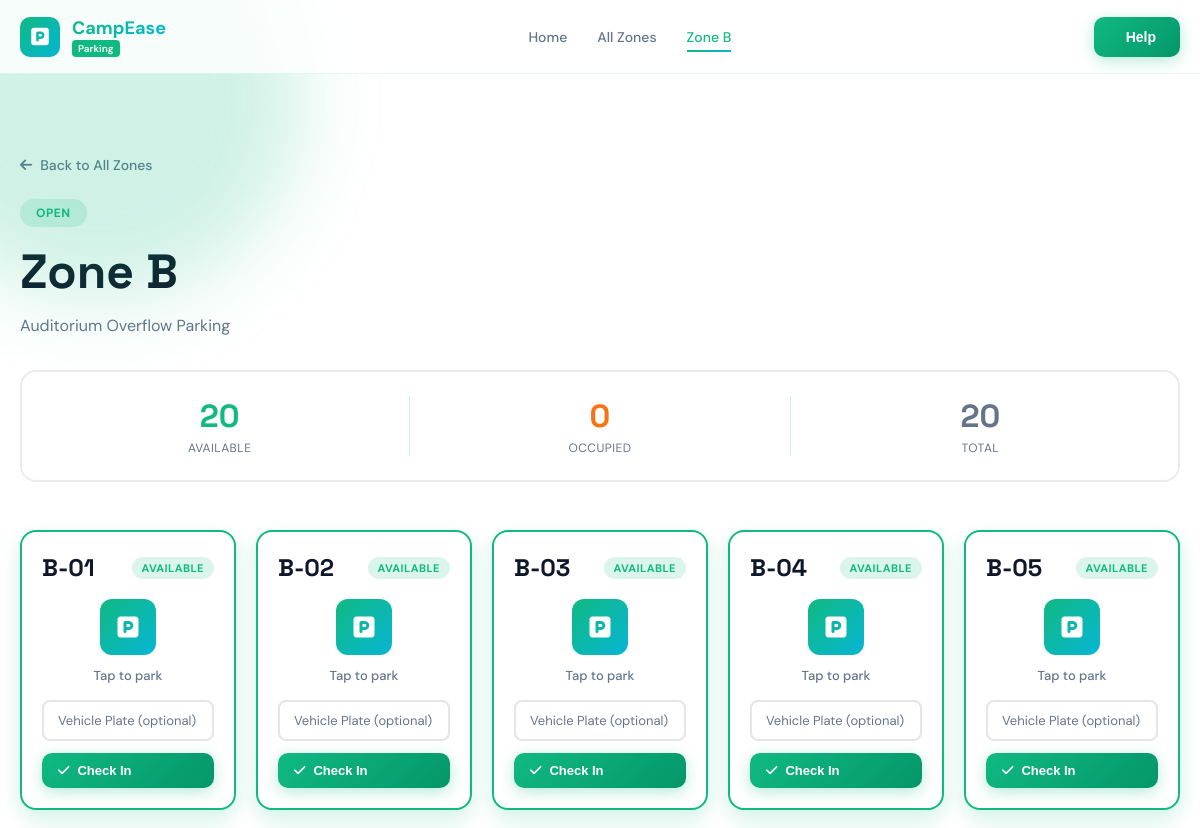
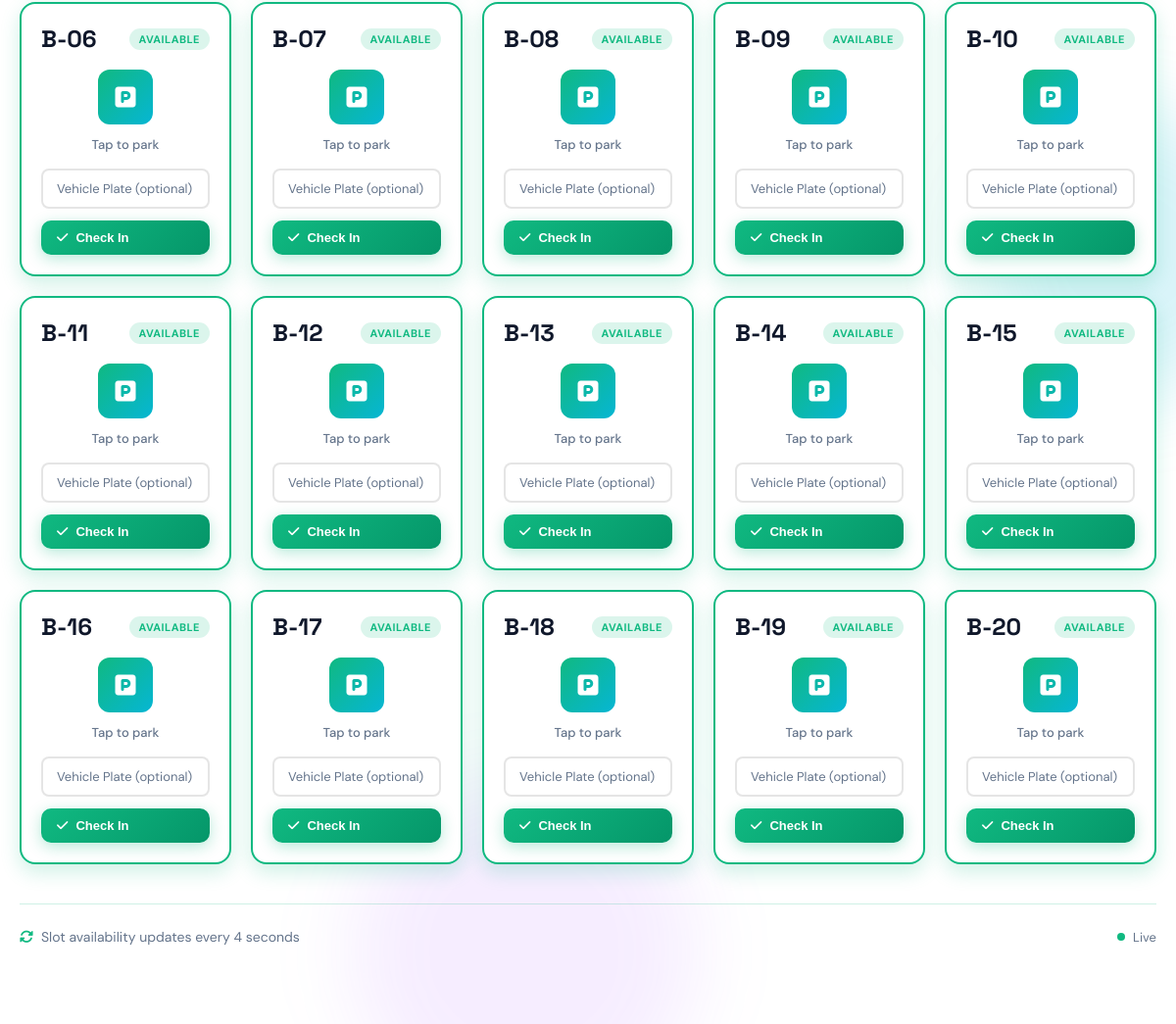
Page /parking/zone/4/ on the committed database (2 pictures, top to bottom).
### App/models.py (models this page shows, shortened)
class ParkingZone(models.Model):
    STATUS_CHOICES = [
        ('open',    'Open'),
        ('filling', 'Filling'),
        ('full',    'Full'),
        ('closed',  'Closed'),
    ]
    name             = models.CharField(max_length=100)
    description      = models.CharField(max_length=255, blank=True)
    capacity         = models.PositiveIntegerField(default=50)
    status           = models.CharField(max_length=10, choices=STATUS_CHOICES, default='open')
    latitude         = models.FloatField(default=0.0, help_text="Zone GPS latitude. Update to real value.")
    longitude        = models.FloatField(default=0.0, help_text="Zone GPS longitude. Update to real value.")
    manual_override  = models.BooleanField(default=False)
    override_status  = models.CharField(max_length=10, choices=STATUS_CHOICES, blank=True, null=True)
    created_at       = models.DateTimeField(auto_now_add=True)
    updated_at       = models.DateTimeField(auto_now=True)
    def occupied_count(self):
        return self.slots.filter(status='occupied').count()
    def available_count(self):
        return self.slots.filter(status='available').count()
    class Meta:
        ordering = ['name']

class ParkingSlot(models.Model):
    STATUS_CHOICES = [
        ('available', 'Available'),
        ('occupied',  'Occupied'),
        ('reserved',  'Reserved'),
        ('blocked',   'Blocked'),
    ]
    zone            = models.ForeignKey(ParkingZone, on_delete=models.CASCADE, related_name='slots')
    slot_number     = models.CharField(max_length=10)
    status          = models.CharField(max_length=10, choices=STATUS_CHOICES, default='available')
    occupied_by     = models.ForeignKey(User, on_delete=models.SET_NULL, null=True, blank=True)
    occupied_at     = models.DateTimeField(null=True, blank=True)
    auto_release_at = models.DateTimeField(null=True, blank=True)
    session_token   = models.CharField(max_length=64, blank=True, null=True)
    vehicle_plate   = models.CharField(max_length=20, blank=True, null=True)
    updated_at      = models.DateTimeField(auto_now=True)
    class Meta:
        ordering = ['zone', 'slot_number']
        unique_together = ['zone', 'slot_number']

### App/views.py (the view)
# urls.py: path('zone/<int:zone_id>/', views.zone_detail, name='zone_detail'),
def zone_detail(request, zone_id):
    _release_expired_slots()
    zone        = get_object_or_404(ParkingZone, id=zone_id)
    slots       = zone.slots.all().order_by('slot_number')
    active_slot = _get_active_slot(request)
    return render(request, 'zone_detail.html', {
        'zone':        zone,
        'slots':       slots,
        'active_slot': active_slot,
    })

### App/views.py (called while the page is built)
def _get_active_slot(request):
    token = request.session.get(SESSION_KEY)
    if not token:
        return None
    return ParkingSlot.objects.filter(session_token=token, status='occupied').first()

def _release_expired_slots():
    expired = ParkingSlot.objects.filter(
        status='occupied',
        auto_release_at__lt=timezone.now()
    )
    for slot in expired:
        slot.check_out()

### templates/zone_detail.html (shortened to what this page needs)
{% load static %}
<!DOCTYPE html>
<html lang="en">
<head>
    <link rel="stylesheet" href="https://cdnjs.cloudflare.com/ajax/libs/font-awesome/6.5.0/css/all.min.css">
    <link rel="stylesheet" href="{% static 'css/index.css' %}">
    <link rel="stylesheet" href="{% static 'css/parking.css' %}">
    <link rel="stylesheet" href="{% static 'css/zone_detail.css' %}">
</head>
<body>
    <div class="bg-orbs">
        <div class="orb orb-1"></div>
        <div class="orb orb-3"></div>
    </div>
    <nav class="site-nav">
        <div class="container">
            <div class="nav-inner">
                <a href="/" class="nav-logo">
                    <div class="nav-logo-mark">
                        <i class="fa-solid fa-square-parking"></i>
                    </div>
                    <div class="logo-text">
                        <span class="logo-main">CampEase</span>
                        <span class="logo-badge">Parking</span>
                    </div>
                </a>
                <div class="nav-links-wrap">
                    <a href="/" class="nav-link">Home</a>
                    <a href="/parking/" class="nav-link">All Zones</a>
                    <a href="/parking/zone/{{ zone.id }}/" class="nav-link active">{{ zone.name }}</a>
                </div>
                <div class="nav-actions">
                    <button class="btn btn-primary"> Help</button>
                </div>
            </div>
        </div>
    </nav>
    <section id="zone-detail">
        <div class="container">
            <div class="zone-header">
                <div class="zone-breadcrumb">
                    <a href="/parking/" class="breadcrumb-link">
                        <i class="fa-solid fa-arrow-left"></i> Back to All Zones
                    </a>
                </div>
                <div class="zone-title-section">
                    <div class="zone-badge status-{{ zone.status }}">
                        {{ zone.get_status_display }}
                    </div>
                    <h1 class="zone-title">{{ zone.name }}</h1>
                    <p class="zone-description">{{ zone.description|default:"Parking zone in Redemption City" }}</p>
                </div>
                <div class="zone-stats">
                    <div class="zone-stat">
                        <div class="stat-value available" id="zone-available">{{ zone.available_count }}</div>
                        <div class="stat-label">Available</div>
                    </div>
                    <div class="zone-stat">
                        <div class="stat-value occupied" id="zone-occupied">{{ zone.occupied_count }}</div>
                        <div class="stat-label">Occupied</div>
                    </div>
                    <div class="zone-stat">
                        <div class="stat-value total" id="zone-total">{{ zone.slots.count }}</div>
                        <div class="stat-label">Total</div>
                    </div>
                </div>
            </div>
            <div class="slots-grid" id="slots-grid">
                {% for slot in slots %}
                <div class="slot-card status-{{ slot.status }} {% if slot.session_token == request.session.parking_session_token %}is-mine{% endif %}"
                     data-slot-id="{{ slot.id }}"
                     data-slot-number="{{ slot.slot_number }}">
                    {% if slot.status == 'available' and not active_slot %}
                    <form method="post" action="/parking/checkin/{{ slot.id }}/" class="checkin-form">
                        <div class="slot-header">
                            <div class="slot-number">{{ slot.slot_number }}</div>
                            <div class="slot-status available">Available</div>
                        </div>
                        <div class="slot-body">
                            <div class="slot-icon">
                                <i class="fa-solid fa-square-parking"></i>
                            </div>
                            <div class="slot-info">
                                <div class="slot-label">Tap to park</div>
                            </div>
                        </div>
                        <div class="slot-footer">
                            <input type="text"
                                   name="vehicle_plate"
                                   placeholder="Vehicle Plate (optional)"
                                   class="vehicle-input"
                                   maxlength="20">
                            <button type="submit" class="btn btn-primary btn-sm">
                                <i class="fa-solid fa-check"></i> Check In
                            </button>
                        </div>
                    </form>
                    {% endif %}
                </div>
                {% endfor %}
            </div>
            <div class="zone-footer">
                <div class="footer-info">
                    <i class="fa-solid fa-rotate"></i>
                    <span>Slot availability updates every 4 seconds</span>
                </div>
                <div class="footer-status" id="poll-status">
                    <span class="status-dot"></span>
                    <span>Live</span>
                </div>
            </div>
        </div>
    </section>
</body>
</html>

### static/css/index.css (style rules this page uses)
:root { --primary: #10b981; --primary-dark: #059669; --primary-light: #6ee7b7; --secondary: #06b6d4; --orange: #f97316; --purple: #a855f7; --red: #ef4444; --dark: #0f172a; --light: #f8fafc; --white: #ffffff; --text-primary: #0f172a; --text-secondary: #64748b; --shadow-sm: 0 1px 2px rgba(0, 0, 0, 0.05); --shadow-md: 0 4px 6px rgba(0, 0, 0, 0.1); --shadow-lg: 0 10px 25px rgba(0, 0, 0, 0.15); --shadow-xl: 0 20px 40px rgba(16, 185, 129, 0.2); --transition: all 0.3s cubic-bezier(0.34, 1.56, 0.64, 1); }
* { margin: 0; padding: 0; box-sizing: border-box; }
html { scroll-behavior: smooth; }
body { font-family: 'DM Sans', sans-serif; color: var(--text-primary); background: var(--white); overflow-x: hidden; }
.container { max-width: 1200px; margin: 0 auto; padding: 0 20px; }
.bg-orbs { position: fixed; top: 0; left: 0; width: 100%; height: 100%; pointer-events: none; z-index: 0; }
.orb { position: absolute; border-radius: 50%; filter: blur(40px); mix-blend-mode: multiply; }
.orb-1 { width: 400px; height: 400px; background: rgba(16, 185, 129, 0.2); top: -100px; left: -100px; animation: orbFloat 20s ease-in-out infinite; }
.orb-3 { width: 350px; height: 350px; background: rgba(168, 85, 247, 0.1); bottom: -100px; left: 30%; animation: orbFloat 30s ease-in-out infinite; }
.site-nav { position: sticky; top: 0; z-index: 100; background: rgba(255, 255, 255, 0.8); backdrop-filter: blur(20px); border-bottom: 1px solid rgba(16, 185, 129, 0.1); padding: 16px 0; animation: fadeInDown 0.6s ease-out; }
.nav-inner { display: flex; align-items: center; justify-content: space-between; gap: 40px; }
.nav-logo { display: flex; align-items: center; gap: 12px; text-decoration: none; transition: var(--transition); }
.nav-logo-mark { position: relative; width: 40px; height: 40px; background: linear-gradient(135deg, var(--primary) 0%, var(--secondary) 100%); border-radius: 10px; display: flex; align-items: center; justify-content: center; color: white; font-size: 20px; transition: var(--transition); }
.logo-text { display: flex; flex-direction: column; align-items: flex-start; }
.logo-main { font-weight: 700; font-size: 18px; background: linear-gradient(135deg, var(--primary) 0%, var(--secondary) 100%); -webkit-background-clip: text; -webkit-text-fill-color: transparent; background-clip: text; }
.logo-badge { font-size: 10px; font-weight: 600; background: var(--primary); color: white; padding: 2px 6px; border-radius: 4px; }
.nav-links-wrap { display: flex; gap: 30px; }
.nav-link { font-size: 14px; font-weight: 500; color: var(--text-secondary); text-decoration: none; transition: var(--transition); position: relative; }
.nav-link::after { content: ''; position: absolute; bottom: -6px; left: 0; width: 0; height: 2px; background: linear-gradient(90deg, var(--primary) 0%, var(--secondary) 100%); transition: width 0.3s ease; }
.nav-link:hover::after, .nav-link.active::after { width: 100%; }
.nav-link:hover, .nav-link.active { color: var(--primary); }
.nav-actions { display: flex; align-items: center; gap: 16px; }
.btn { display: inline-flex; align-items: center; gap: 8px; padding: 12px 24px; border: none; border-radius: 10px; font-weight: 600; font-size: 14px; cursor: pointer; transition: var(--transition); position: relative; overflow: hidden; }
.btn::before { content: ''; position: absolute; inset: 0; background: rgba(255, 255, 255, 0.3); opacity: 0; transition: opacity 0.3s; z-index: -1; }
.btn-primary { background: linear-gradient(135deg, var(--primary) 0%, var(--primary-dark) 100%); color: white; box-shadow: 0 4px 15px rgba(16, 185, 129, 0.3); }
.stat-value { font-size: 24px; font-weight: 700; color: var(--primary); margin-bottom: 4px; }
.stat-label { font-size: 13px; color: var(--text-secondary); }

### rows in the picture
ParkingZone: name "Zone B", status "OPEN", description "Auditorium Overflow Parking", available_count "20", occupied_count "0", slots.count "20"
ParkingSlot: slot_number "B-01"
ParkingSlot: slot_number "B-02"
ParkingSlot: slot_number "B-03"
ParkingSlot: slot_number "B-04"
ParkingSlot: slot_number "B-05"
ParkingSlot: slot_number "B-06"
ParkingSlot: slot_number "B-07"
ParkingSlot: slot_number "B-08"
ParkingSlot: slot_number "B-09"
ParkingSlot: slot_number "B-10"
ParkingSlot: slot_number "B-11"
ParkingSlot: slot_number "B-12"
ParkingSlot: slot_number "B-13"
ParkingSlot: slot_number "B-14"
ParkingSlot: slot_number "B-15"
ParkingSlot: slot_number "B-16"
ParkingSlot: slot_number "B-17"
ParkingSlot: slot_number "B-18"
ParkingSlot: slot_number "B-19"
ParkingSlot: slot_number "B-20"
